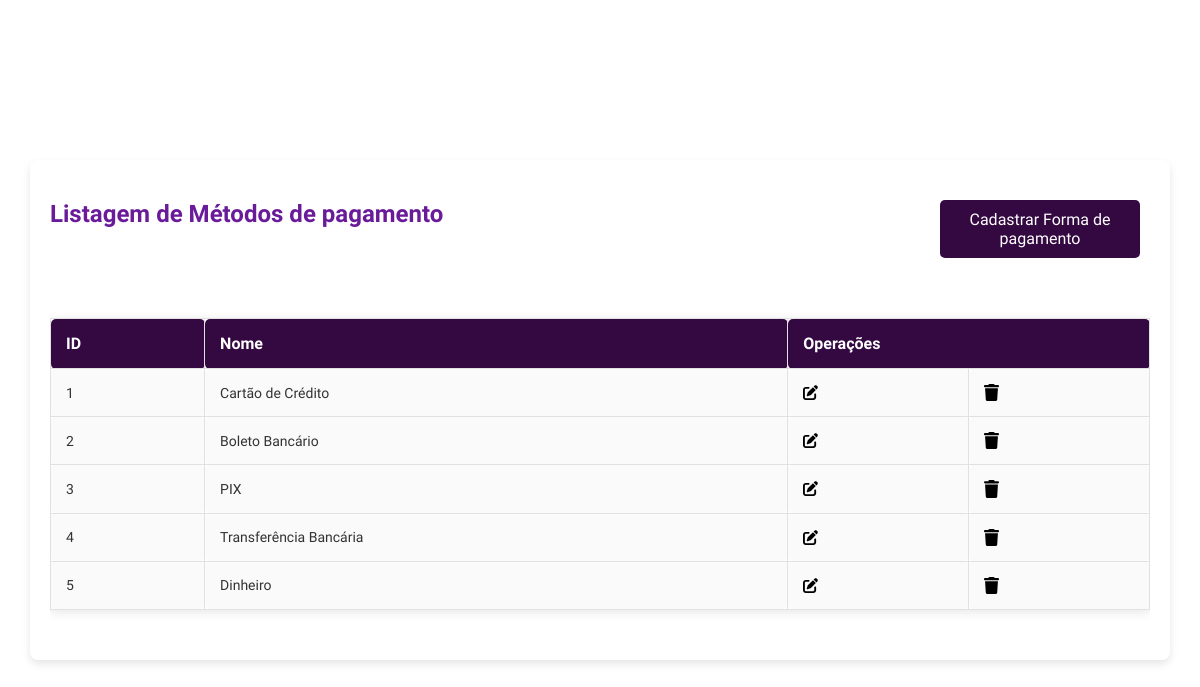
Screenshot of /views/payment_form.php with the database file from the repository.
### tables this page shows
CREATE TABLE forma_pagto (
    id INT PRIMARY KEY AUTO_INCREMENT,
    nome VARCHAR(255) NOT NULL
);

### models/Database.php (called while the page is built, shortened)
<?php
class Database
{
    private $host = "localhost";
    private $username = "root";
    private $password = "";
    private $database = "ecommerce";
    protected $connection;
    private function connect()
    {
        $this->connection = mysqli_connect($this->host, $this->username, $this->password, $this->database);
    }
    public function getConnection()
    {
        return $this->connection;
    }
}

### models/FormaPagto.php (called while the page is built, shortened)
<?php
require_once "Database.php";
class FormaPagto implements GenericInterface
{
    public function __construct()
    {
        $this->conn = (new Database())->getConnection();
    }
    public function getAll(): array
    {
        $stmt = mysqli_prepare($this->conn, "SELECT * FROM forma_pagto");
        mysqli_stmt_execute($stmt);
        $result = mysqli_stmt_get_result($stmt);
        $formas = [];
        while ($data = mysqli_fetch_assoc($result)) {
            $formas[] = [
                'id' => $data['id'],
                'nome' => $data['nome']
            ];
        }
        return $formas;
    }
}

### views/payment_form.php (the view, shortened to what this page needs)
<?php
require_once "../models/FormaPagto.php";
$pagamento = new FormaPagto();
$formasPagamento = $pagamento->getAll();
?>
<link rel="stylesheet" href="../config/global.css">
<div class="listing-container">
    <div class="listing-header">
        <h1 class="ubuntu-bold">Listagem de Métodos de pagamento</h1>
        <button onclick="abrirModalCadastro()" class="btn ubuntu-medium">Cadastrar Forma de pagamento</button>
    </div>
    <div class="table">
        <table>
            <thead>
            <tr>
                <th>ID</th>
                <th>Nome</th>
                <th colspan="2">Operações</th>
            </tr>
            </thead>
            <tbody>
            <?php
            if (!empty($formasPagamento)) {
                foreach ($formasPagamento as $pagamento) {
                    echo "<tr data-id='" . $pagamento['id'] . "' class='product-row'>";
                    echo "<td>" . $pagamento['id'] . "</td>";
                    echo "<td>" . $pagamento['nome'] . "</td>";
                    echo "<td onclick='abrirModalEdicao(this)'><img width='15px' src='../assets/icons/pen-to-square-solid.svg' alt='Editar'></td>";
                    echo "<td onclick='excluirPagamento(this)'><img width='15px' src='../assets/icons/trash-solid.svg' alt='Excluir'></td>";
                    echo "</tr>";
                }
            } else {
                echo "<tr><td colspan='4'>Nenhuma forma de pagamento encontrado</td></tr>";
            }
            ?>
            </tbody>
        </table>
    </div>
</div>

### config/global.css (style rules this page uses)
* { padding: 0; margin: 0; box-sizing: border-box; list-style: none; }
.ubuntu-medium { font-family: "Ubuntu", sans-serif; font-weight: 500; font-style: normal; }
.ubuntu-bold { font-family: "Ubuntu", sans-serif; font-weight: 700; font-style: normal; }
.listing-header { display: flex; justify-content: space-between; align-items: center; }
.listing-container { display: block; width: 95%; margin-top: 20px; background-color: white; border-radius: 8px; box-shadow: 0 4px 8px rgba(0, 0, 0, 0.1); overflow-y: auto; padding: 20px; max-height: 90%; }
.listing-container > .table { overflow-x: scroll; padding: 30px 0; }
h1 { font-size: 24px; color: #6a1b9a; text-align: center; margin-bottom: 20px; }
table { width: 100%; border-collapse: collapse; margin-top: 20px; box-shadow: 0 2px 10px rgba(0, 0, 0, 0.1); }
table, th, td { border: 1px solid #e1e1e1; }
th, td { padding: 15px; text-align: left; }
th { background-color: var(--sidebar-color); background-color: var(--sidebar-color); color: white; font-size: 16px; font-weight: bold; }
td { background-color: #fafafa; font-size: 14px; color: #333; }
th, td { border-radius: 5px; }
.btn { background-color: var(--sidebar-color); background-color: var(--sidebar-color); color: white; padding: 10px 20px; border: none; border-radius: 5px; cursor: pointer; text-align: center; display: block; margin-top: 20px; width: 200px; }
button { margin: 10px; padding: 10px 20px; background: var(--sidebar-color, #4caf50); color: var(--text-color, white); border: none; border-radius: 5px; font-size: 16px; cursor: pointer; transition: background 0.3s ease; }

### rows the page displays
forma_pagto: id "1", nome "Cartão de Crédito"
forma_pagto: id "2", nome "Boleto Bancário"
forma_pagto: id "3", nome "PIX"
forma_pagto: id "4", nome "Transferência Bancária"
forma_pagto: id "5", nome "Dinheiro"
